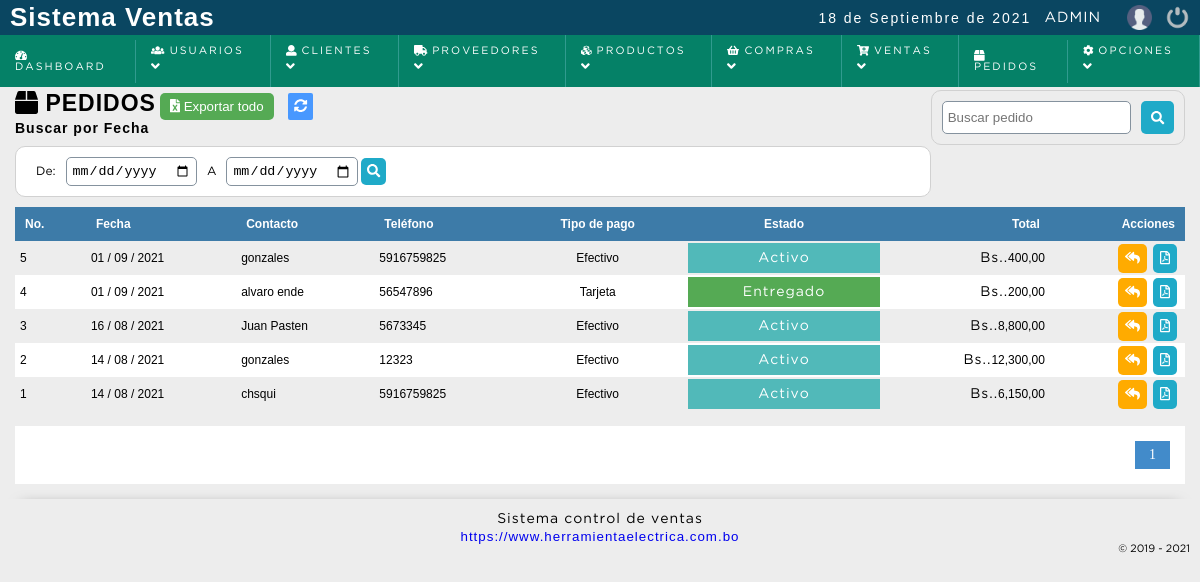
Page /sistema/pedidos/pedidos.php (signed in) on the earlier database version.
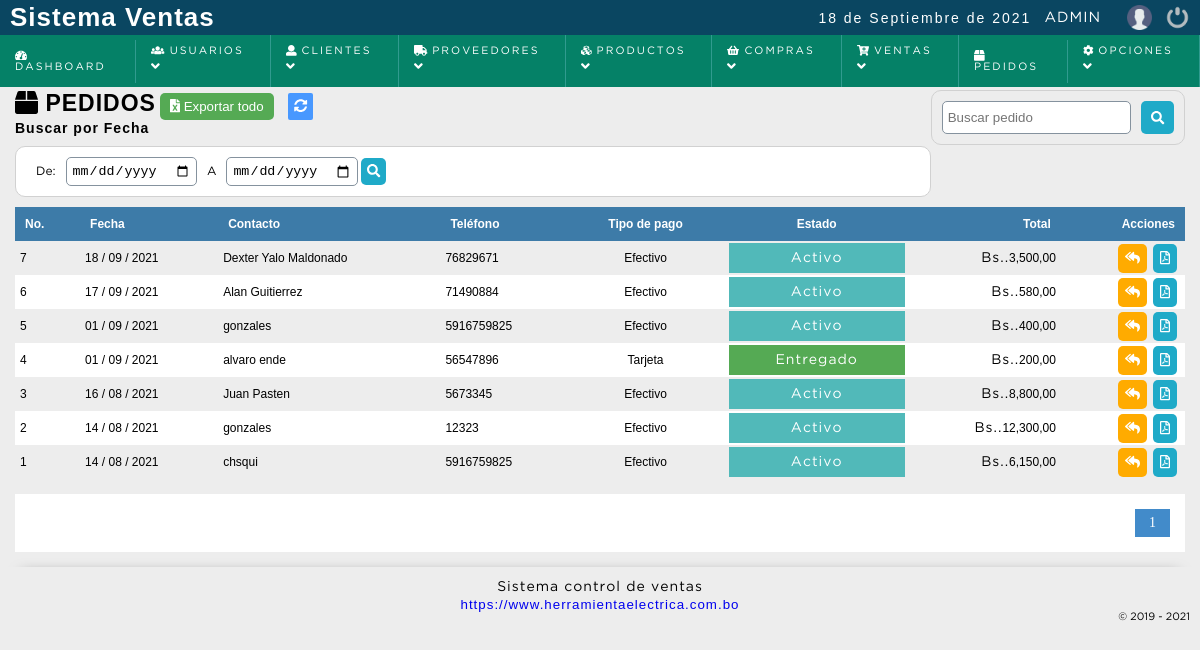
Same page on the later database version.
### tables this page shows
CREATE TABLE `pedido` (
  `id_pedido` bigint(20) NOT NULL,
  `fecha` date NOT NULL,
  `contacto_id` bigint(20) NOT NULL,
  `tipopago_id` int(11) NOT NULL,
  `total` decimal(10,2) NOT NULL DEFAULT 0.00,
  `estatus` int(11) NOT NULL DEFAULT 1
);

CREATE TABLE `contacto_pedido` (
  `id_contacto` bigint(20) NOT NULL,
  `nombre` varchar(80) NOT NULL,
  `telefono` bigint(20) NOT NULL,
  `email` varchar(100) NOT NULL,
  `nit` varchar(20) NOT NULL,
  `nombre_fiscal` varchar(80) NOT NULL,
  `direccion` text NOT NULL
);

CREATE TABLE `tipo_pago` (
  `id_tipopago` int(11) NOT NULL,
  `tipo_pago` varchar(50) NOT NULL,
  `descripcion` text NOT NULL,
  `date_add` datetime NOT NULL DEFAULT current_timestamp(),
  `estatus` int(11) NOT NULL DEFAULT 1
);

### sistema/includes/functions.php (called while the page is built, shortened)
<?php
	function decrypt($string, $key) {
	   $result = '';
	   $string = base64_decode($string);
	   for($i=0; $i<strlen($string); $i++) {
	      $char = substr($string, $i, 1);
	      $keychar = substr($key, ($i % strlen($key))-1, 1);
	      $char = chr(ord($char)-ord($keychar));
	      $result.=$char;
	   }
	   return $result;
	}
	function formatCant($cantidad){
		$cantidad = number_format($cantidad,2,SPD,SPM);
		return $cantidad;
	}
 ?>

### sistema/pedidos/pedidos.php (the view, shortened to what this page needs)
<?php
	include "../../conexion.php";
	$sql_registe = mysqli_query($conection,"SELECT COUNT(*) as total_registro FROM pedido");
	$result_register = mysqli_fetch_array($sql_registe);
	$total_registro = $result_register['total_registro'];
	$por_pagina = 200;
	if(empty($_GET['pagina']))
	{
		$pagina = 1;
	}else{
		$pagina = $_GET['pagina'];
	}
	$desde = ($pagina-1) * $por_pagina;
	$total_paginas = ceil($total_registro / $por_pagina);
	$query = mysqli_query($conection,"SELECT p.id_pedido,
											 p.fecha,
											 p.total,
											 c.id_contacto,
											 p.estatus,
											 c.nombre as contacto,
											 c.telefono,
											 tp.tipo_pago
										FROM pedido p
										INNER JOIN contacto_pedido c
										ON p.contacto_id = c.id_contacto
										INNER JOIN tipo_pago tp
										ON p.tipopago_id = tp.id_tipopago
										WHERE p.estatus != 10
									  	ORDER BY p.id_pedido DESC LIMIT $desde,$por_pagina
		");
 ?>
<!DOCTYPE html>
<html lang="en">
<head>
	<?php include "../includes/scripts.php"; ?>
</head>
<body>
	<?php include "../includes/header.php"; ?>
	<section id="container">
		<h1><i class="fas fa-box"></i> Pedidos </h1>
		<?php if( $result > 0  and ($_SESSION['rol'] == 1 or $_SESSION['rol'] == 2)){ ?>
		<form action="exportar.php" method="post" class="formExport" >
			<button type="submit" class="bntExport"> <i class="fas fa-file-excel"></i> Exportar todo</button>
		</form>
		<?php } ?>
		<a href="index.php" class="btnRefresh"><i class="fas fa-sync-alt" title="Actualizar"></i></a>
		<form action="buscar_pedido.php" method="get" class="form_search">
			<input type="text" name="busqueda" id="busqueda" placeholder="Buscar pedido">
			<button type="submit" class="btn_search"><i class="fas fa-search"></i></button>
		</form>
		<div>
			<h5>Buscar por Fecha</h5>
			<form action="buscar_pedido.php" method="get" class="form_search_date">
				<label>De: </label>
				<input type="date" name="fecha_de" id="fecha_de" required>
				<label> A </label>
				<input type="date" name="fecha_a" id="fecha_a" required>
				<button type="submit" class="btn_view"><i class="fas fa-search"></i></button>
			</form>
		</div>
		<div class="containerTable">
			<table id="tblPedidos">
				<tr>
					<th>No.</th>
					<th>Fecha</th>
					<th>Contacto</th>
					<th>Teléfono</th>
					<th class="textcenter">Tipo de pago</th>
					<th class="textcenter">Estado</th>
					<th class="textright">Total</th>
					<th class="textright">Acciones</th>
				</tr>
			<?php
				if($result > 0){
					while ($data = mysqli_fetch_assoc($query)) {
						$key = $data["id_pedido"].'_24091989';
						$keyPedido = md5($key);
						$arrFecha = explode('-',$data['fecha']);
						$fecha = $arrFecha[2].' / '.$arrFecha[1].' / '.$arrFecha[0];
						if($data["estatus"] == 1){
							$estado = '<span class="bkA">Activo</span>';
						}else if($data["estatus"] == 2){
							$estado = '<span class="bkY">En proceso</span>';
						}else if($data["estatus"] == 3){
							$estado = '<span class="bkG">Entregado</span>';
						}else{
							$estado = '<span class="bkR">Anulado</span>';
						}
				?>
					<tr id="row_<?php echo $data["id_pedido"]; ?>">
						<td><?php echo $data["id_pedido"]; ?></td>
						<td><?php echo $fecha; ?></td>
						<td><?php echo $data["contacto"]; ?></td>
						<td><?php echo $data["telefono"]; ?></td>
						<td class="textcenter"><?php echo $data['tipo_pago']; ?></td>
						<td class="estado textcenter"><?php echo $estado; ?></td>
						<td class="textright totalpedido"><span><?= SIMBOLO_MONEDA ?>.</span><?php echo formatCant($data["total"]); ?></td>
						<td class="textright">
							<div class="div_acciones">
								<div>
									<button title="Procesar pedido" class="btn_add estado_pedido" type="button" p="<?php echo $data["id_pedido"]; ?>" ><i class="fas fa-reply-all"></i></button>
								</div>
								<div>
									<button class="btn_view view_pedido_pdf" type="button" c="<?php echo $keyPedido; ?>" p="<?php echo $data["id_pedido"]; ?>" title="Generar PDF" ><i class="far fa-file-pdf"></i></i></button>
								</div>
							</div>
						</td>
					</tr>
			<?php
					}
				}else{
					echo '<tr><td colspan="9" align="center"><p><strong>No hay datos para mostrar</strong></p></td></tr>';
				}
			 ?>
			</table>
		</div>
	<?php
		if($total_registro != 0)
		{
	 ?>
		<div class="paginador">
			<ul>
			<?php
				for ($i=1; $i <= $total_paginas; $i++) {
					if($i == $pagina)
					{
						echo '<li class="pageSelected">'.$i.'</li>';
					}else{
						echo '<li><a href="?pagina='.$i.'">'.$i.'</a></li>';
					}
				}
			 ?>
			</ul>
		</div>
	<?php } ?>
	</section>
	<?php include "../includes/footer.php"; ?>
</body>
</html>

Differences in the rows shown:
added pedido: id_pedido "7", fecha "18 / 09 / 2021", contacto_pedido.nombre "Dexter Yalo Maldonado", contacto_pedido.telefono "76829671", tipo_pago.tipo_pago "Efectivo", estatus "Activo", total "3,500,00"
added pedido: id_pedido "6", fecha "17 / 09 / 2021", contacto_pedido.nombre "Alan Guitierrez", contacto_pedido.telefono "71490884", tipo_pago.tipo_pago "Efectivo", estatus "Activo", total "580,00"
